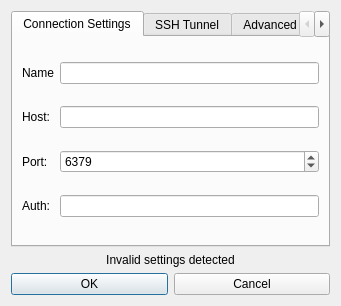
<?xml version="1.0" encoding="UTF-8"?>
<ui version="4.0">
 <class>connectionDialog</class>
 <widget class="QDialog" name="connectionDialog">
  <property name="windowModality">
   <enum>Qt::WindowModal</enum>
  </property>
  <property name="geometry">
   <rect>
    <x>0</x>
    <y>0</y>
    <width>341</width>
    <height>306</height>
   </rect>
  </property>
  <property name="minimumSize">
   <size>
    <width>341</width>
    <height>223</height>
   </size>
  </property>
  <property name="maximumSize">
   <size>
    <width>3410</width>
    <height>2230</height>
   </size>
  </property>
  <property name="contextMenuPolicy">
   <enum>Qt::DefaultContextMenu</enum>
  </property>
  <property name="windowTitle">
   <string>Server settings</string>
  </property>
  <property name="modal">
   <bool>true</bool>
  </property>
  <layout class="QVBoxLayout" name="verticalLayout">
   <item>
    <widget class="QTabWidget" name="tabs">
     <property name="currentIndex">
      <number>0</number>
     </property>
     <widget class="QWidget" name="mainTab">
      <attribute name="title">
       <string>Connection Settings</string>
      </attribute>
      <layout class="QGridLayout" name="gridLayout">
       <item row="0" column="0">
        <widget class="QLabel" name="label_3">
         <property name="text">
          <string>Name</string>
         </property>
        </widget>
       </item>
       <item row="0" column="1">
        <widget class="QLineEdit" name="nameEdit"/>
       </item>
       <item row="1" column="0">
        <widget class="QLabel" name="hostLabel">
         <property name="text">
          <string>Host:</string>
         </property>
         <property name="alignment">
          <set>Qt::AlignLeading|Qt::AlignLeft|Qt::AlignVCenter</set>
         </property>
        </widget>
       </item>
       <item row="1" column="1">
        <widget class="QLineEdit" name="hostEdit"/>
       </item>
       <item row="2" column="0">
        <widget class="QLabel" name="portLabel">
         <property name="text">
          <string>Port:</string>
         </property>
         <property name="alignment">
          <set>Qt::AlignLeading|Qt::AlignLeft|Qt::AlignVCenter</set>
         </property>
        </widget>
       </item>
       <item row="2" column="1">
        <widget class="QSpinBox" name="portSpinBox">
         <property name="minimum">
          <number>1</number>
         </property>
         <property name="maximum">
          <number>65535</number>
         </property>
         <property name="value">
          <number>6379</number>
         </property>
        </widget>
       </item>
       <item row="3" column="0">
        <widget class="QLabel" name="authLabel">
         <property name="text">
          <string>Auth:</string>
         </property>
         <property name="alignment">
          <set>Qt::AlignLeading|Qt::AlignLeft|Qt::AlignVCenter</set>
         </property>
        </widget>
       </item>
       <item row="3" column="1">
        <widget class="QLineEdit" name="authEdit"/>
       </item>
      </layout>
     </widget>
     <widget class="QWidget" name="sshTab">
      <attribute name="title">
       <string>SSH Tunnel</string>
      </attribute>
      <layout class="QGridLayout" name="gridLayout_2">
       <item row="2" column="0">
        <widget class="QLabel" name="label_5">
         <property name="text">
          <string>Remote port</string>
         </property>
        </widget>
       </item>
       <item row="3" column="1">
        <widget class="QLineEdit" name="sshUser"/>
       </item>
       <item row="3" column="0">
        <widget class="QLabel" name="label_2">
         <property name="text">
          <string>User</string>
         </property>
        </widget>
       </item>
       <item row="1" column="1">
        <widget class="QLineEdit" name="sshHost"/>
       </item>
       <item row="0" column="0" colspan="2">
        <widget class="QCheckBox" name="useSshTunnel">
         <property name="text">
          <string>Use SSH Tunnel</string>
         </property>
        </widget>
       </item>
       <item row="2" column="1">
        <widget class="QSpinBox" name="sshPort">
         <property name="minimum">
          <number>1</number>
         </property>
         <property name="maximum">
          <number>65535</number>
         </property>
         <property name="value">
          <number>22</number>
         </property>
        </widget>
       </item>
       <item row="1" column="0">
        <widget class="QLabel" name="label">
         <property name="text">
          <string>Remote host</string>
         </property>
        </widget>
       </item>
       <item row="4" column="1">
        <widget class="QGroupBox" name="groupBox">
         <property name="title">
          <string>Password</string>
         </property>
         <property name="checkable">
          <bool>true</bool>
         </property>
         <layout class="QVBoxLayout" name="verticalLayout_2">
          <item>
           <widget class="QLineEdit" name="sshPass">
            <property name="inputMask">
             <string/>
            </property>
            <property name="echoMode">
             <enum>QLineEdit::Password</enum>
            </property>
           </widget>
          </item>
          <item>
           <widget class="QCheckBox" name="showPasswordCheckbox">
            <property name="text">
             <string>Show password</string>
            </property>
           </widget>
          </item>
         </layout>
        </widget>
       </item>
      </layout>
     </widget>
     <widget class="QWidget" name="advSettingsTab">
      <property name="sizePolicy">
       <sizepolicy hsizetype="Expanding" vsizetype="Expanding">
        <horstretch>0</horstretch>
        <verstretch>0</verstretch>
       </sizepolicy>
      </property>
      <attribute name="title">
       <string>Advanced Settings</string>
      </attribute>
      <layout class="QGridLayout" name="gridLayout_3">
       <item row="2" column="1">
        <widget class="QSpinBox" name="updateTimeout">
         <property name="maximum">
          <number>99999</number>
         </property>
        </widget>
       </item>
       <item row="1" column="0">
        <widget class="QLabel" name="label_8">
         <property name="text">
          <string>Command execution timeout (sec)</string>
         </property>
        </widget>
       </item>
       <item row="1" column="1">
        <widget class="QSpinBox" name="executionTimeout">
         <property name="enabled">
          <bool>true</bool>
         </property>
         <property name="minimum">
          <number>1</number>
         </property>
         <property name="maximum">
          <number>1000000000</number>
         </property>
        </widget>
       </item>
       <item row="0" column="1">
        <widget class="QSpinBox" name="connectionTimeout">
         <property name="enabled">
          <bool>true</bool>
         </property>
         <property name="minimum">
          <number>1</number>
         </property>
         <property name="maximum">
          <number>1000000000</number>
         </property>
        </widget>
       </item>
       <item row="0" column="0">
        <widget class="QLabel" name="label_7">
         <property name="text">
          <string>Connection Timeout (sec)</string>
         </property>
        </widget>
       </item>
       <item row="3" column="1">
        <widget class="QSpinBox" name="stateTimeout">
         <property name="maximum">
          <number>99999</number>
         </property>
        </widget>
       </item>
       <item row="2" column="0">
        <widget class="QLabel" name="label_4">
         <property name="text">
          <string>Tab update timeout (msec)</string>
         </property>
        </widget>
       </item>
       <item row="3" column="0">
        <widget class="QLabel" name="label_6">
         <property name="text">
          <string>Service state update timeout (msec)</string>
         </property>
        </widget>
       </item>
      </layout>
     </widget>
    </widget>
   </item>
   <item>
    <widget class="QLabel" name="validationWarning">
     <property name="text">
      <string>&lt;html&gt;&lt;head/&gt;&lt;body&gt;&lt;p align=&quot;center&quot;&gt;&lt;img src=&quot;:/images/alert.png&quot;/&gt; Invalid settings detected&lt;/p&gt;&lt;/body&gt;&lt;/html&gt;</string>
     </property>
    </widget>
   </item>
   <item>
    <layout class="QHBoxLayout">
     <property name="spacing">
      <number>6</number>
     </property>
     <property name="leftMargin">
      <number>0</number>
     </property>
     <property name="topMargin">
      <number>0</number>
     </property>
     <property name="rightMargin">
      <number>0</number>
     </property>
     <property name="bottomMargin">
      <number>0</number>
     </property>
     <item>
      <widget class="QPushButton" name="okButton">
       <property name="text">
        <string>OK</string>
       </property>
      </widget>
     </item>
     <item>
      <widget class="QPushButton" name="cancelButton">
       <property name="text">
        <string>Cancel</string>
       </property>
      </widget>
     </item>
    </layout>
   </item>
  </layout>
 </widget>
 <tabstops>
  <tabstop>nameEdit</tabstop>
  <tabstop>hostEdit</tabstop>
  <tabstop>portSpinBox</tabstop>
  <tabstop>authEdit</tabstop>
  <tabstop>okButton</tabstop>
  <tabstop>cancelButton</tabstop>
  <tabstop>useSshTunnel</tabstop>
  <tabstop>sshHost</tabstop>
  <tabstop>sshPort</tabstop>
  <tabstop>sshUser</tabstop>
  <tabstop>tabs</tabstop>
 </tabstops>
 <resources/>
 <connections>
  <connection>
   <sender>cancelButton</sender>
   <signal>clicked()</signal>
   <receiver>connectionDialog</receiver>
   <slot>reject()</slot>
   <hints>
    <hint type="sourcelabel">
     <x>369</x>
     <y>253</y>
    </hint>
    <hint type="destinationlabel">
     <x>179</x>
     <y>282</y>
    </hint>
   </hints>
  </connection>
 </connections>
</ui>
